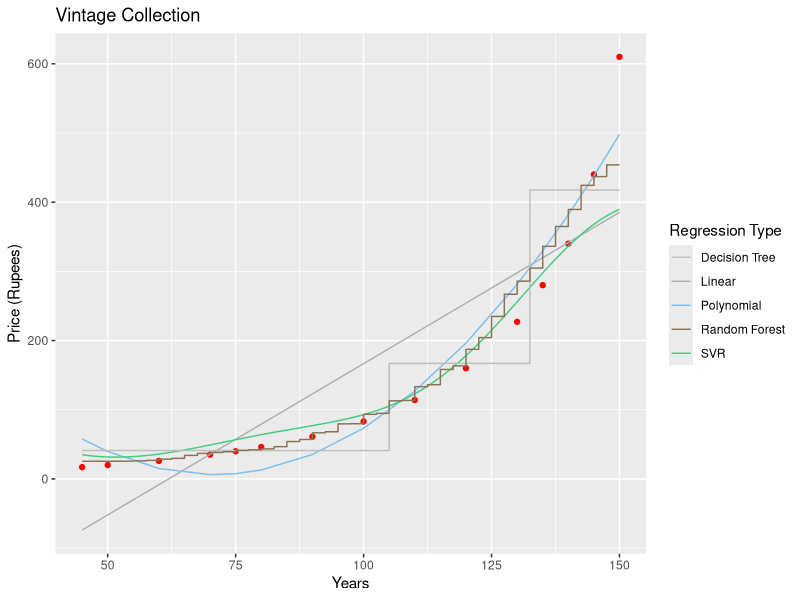

This chart was generated by the following R code:
# Set working directory
setwd("C:\\Users\\Piyush Pallav\\Google Drive\\GitHub\\Regression-Models")
library(ggplot2)
library(e1071)
library(rpart)
library(randomForest)

# Importing Dataset
dataset=read.csv('dataset.csv')
dataset1=dataset

#----------------------------------------REGRESSIONS----------------------------------------------
#Linear Regression
regressor1 = lm(formula = Price ~ ., data = dataset)

#Polynomial Regression
dataset1$Years2=dataset1$Years^2
regressor2 = lm(formula = Price ~ ., data = dataset1)

#SVR Regression
regressor3 = svm(formula = Price ~., data = dataset, type = 'eps-regression')

#Decision Tree Regression
regressor4 = rpart(formula = Price ~., data = dataset, control = rpart.control(minsplit = 10))

#Random Forest Regression
regressor5 = randomForest(x = dataset[1], y=dataset$Price, ntree = 500)

#----------------------------------------PREDICTIONS----------------------------------------------
#Predicting a new Result
y_linear = predict(regressor1, data.frame(Years = 115))
y_poly = predict(regressor2, data.frame(Years = 115,Years2 = 115^2))
y_svr = predict(regressor3, data.frame(Years = 115))
y_decision = predict(regressor4, data.frame(Years = 115))
y_randforest = predict(regressor5, data.frame(Years = 115))

#---------------------------------------VISUALISATION----------------------------------------------
#Visualizing Regression Graph {for higher resolution and smooth curve}
x_grid = seq(min(dataset$Years),max(dataset$Years),0.01)
ggplot()+
  geom_point(aes(x=dataset$Years,y=dataset$Price), color= "red1")+
  geom_line(aes(x=x_grid,y=predict(regressor1, newdata = data.frame(Years=x_grid)), color= "Linear"))+
  geom_line(aes(x=dataset1$Years ,y=predict(regressor2, newdata = dataset1), color= "Polynomial"))+
  geom_line(aes(x=x_grid,y=predict(regressor3, newdata = data.frame(Years=x_grid)), color= "SVR"))+
  geom_line(aes(x=x_grid,y=predict(regressor4, newdata = data.frame(Years=x_grid)), color= "Decision Tree"))+
  geom_line(aes(x=x_grid,y=predict(regressor5, newdata = data.frame(Years=x_grid)), color= "Random Forest"))+
  ggtitle("Vintage Collection")+
  xlab('Years')+
  ylab('Price (Rupees)')+
  scale_colour_manual(name='Regression Type', values=c('Linear'='grey69','Polynomial'='skyblue2','SVR'='seagreen3','Decision Tree'='grey', 'Random Forest'='burlywood4'))